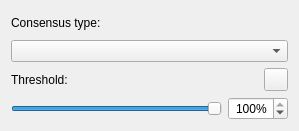
<?xml version="1.0" encoding="UTF-8"?>
<ui version="4.0">
 <class>MaConsensusModeWidget</class>
 <widget class="QWidget" name="MaConsensusModeWidget">
  <property name="geometry">
   <rect>
    <x>0</x>
    <y>0</y>
    <width>299</width>
    <height>131</height>
   </rect>
  </property>
  <property name="windowTitle">
   <string>Form</string>
  </property>
  <layout class="QVBoxLayout" name="verticalLayout_2">
   <item>
    <widget class="QLabel" name="consensusTypeLabel">
     <property name="text">
      <string>Consensus type:</string>
     </property>
    </widget>
   </item>
   <item>
    <widget class="QComboBox" name="consensusType"/>
   </item>
   <item>
    <layout class="QHBoxLayout" name="thresholdResetLayout">
     <item>
      <widget class="QLabel" name="thresholdLabel">
       <property name="text">
        <string>Threshold:</string>
       </property>
      </widget>
     </item>
     <item>
      <widget class="QToolButton" name="thresholdResetButton">
       <property name="toolTip">
        <string>Reset to default value</string>
       </property>
       <property name="text">
        <string/>
       </property>
      </widget>
     </item>
    </layout>
   </item>
   <item>
    <layout class="QHBoxLayout" name="thresholdLayout">
     <item>
      <widget class="QSlider" name="thresholdSlider">
       <property name="minimum">
        <number>1</number>
       </property>
       <property name="maximum">
        <number>100</number>
       </property>
       <property name="value">
        <number>100</number>
       </property>
       <property name="orientation">
        <enum>Qt::Horizontal</enum>
       </property>
      </widget>
     </item>
     <item>
      <widget class="QSpinBox" name="thresholdSpinBox">
       <property name="minimumSize">
        <size>
         <width>60</width>
         <height>0</height>
        </size>
       </property>
       <property name="alignment">
        <set>Qt::AlignRight|Qt::AlignTrailing|Qt::AlignVCenter</set>
       </property>
       <property name="accelerated">
        <bool>true</bool>
       </property>
       <property name="suffix">
        <string>%</string>
       </property>
       <property name="prefix">
        <string/>
       </property>
       <property name="minimum">
        <number>1</number>
       </property>
       <property name="maximum">
        <number>100</number>
       </property>
       <property name="value">
        <number>100</number>
       </property>
      </widget>
     </item>
    </layout>
   </item>
  </layout>
 </widget>
 <resources>
  <include location="../../../../U2Gui/U2Gui.qrc"/>
 </resources>
 <connections/>
</ui>
